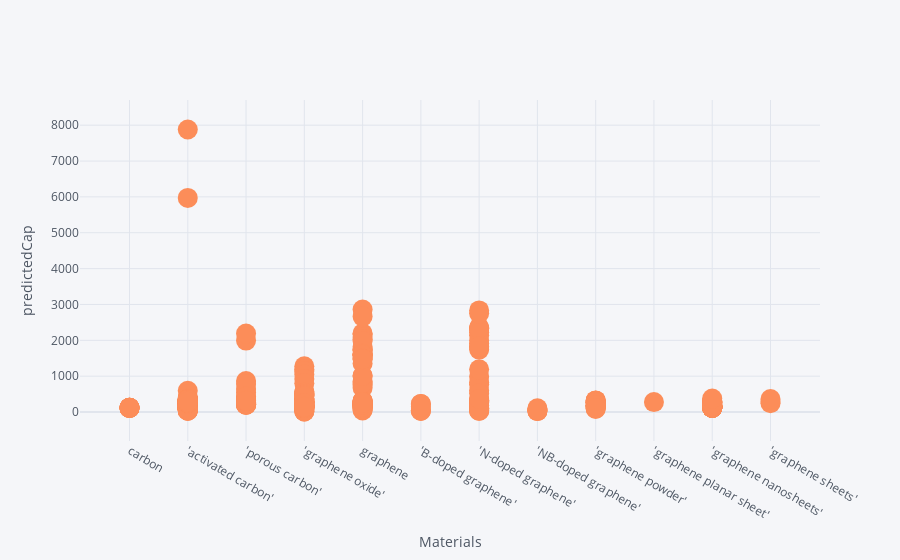

The cell this chart's notebook holds for it:
### Code cell
df.iplot(kind='scatter',x='Materials',y='predictedCap',mode='markers',colorscale='rdylbu',size=20,width=3,xTitle='Materials',yTitle='predictedCap')

### Figure 1 — Plotly figure (JSON) as saved in the notebook; plotly's stock layout.template omitted (floating-point values rounded to 4 significant figures; data arrays with more than 128 entries replaced by an {"elided": "..."} marker saying what was removed)
{"data": [{"line": {"color": "rgba(252, 141, 89, 1.0)", "dash": "solid", "shape": "linear", "width": 3}, "marker": {"size": 20, "symbol": "circle"}, "mode": "markers", "name": "predictedCap", "text": "", "type": "scatter", "x": {"elided": "483 str values"}, "y": {"elided": "483 float values"}}], "layout": {"legend": {"bgcolor": "#F5F6F9", "font": {"color": "#4D5663"}}, "paper_bgcolor": "#F5F6F9", "plot_bgcolor": "#F5F6F9", "title": {"font": {"color": "#4D5663"}}, "xaxis": {"gridcolor": "#E1E5ED", "showgrid": true, "tickfont": {"color": "#4D5663"}, "title": {"font": {"color": "#4D5663"}, "text": "Materials"}, "zerolinecolor": "#E1E5ED"}, "yaxis": {"gridcolor": "#E1E5ED", "showgrid": true, "tickfont": {"color": "#4D5663"}, "title": {"font": {"color": "#4D5663"}, "text": "predictedCap"}, "zerolinecolor": "#E1E5ED"}}}
